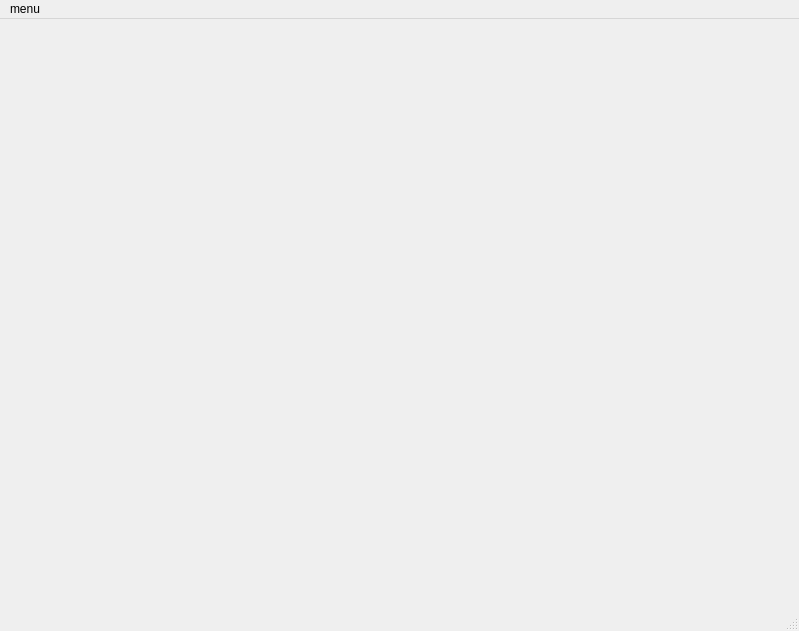
<?xml version="1.0" encoding="UTF-8"?>
<ui version="4.0">
 <class>MainWindow</class>
 <widget class="QMainWindow" name="MainWindow">
  <property name="geometry">
   <rect>
    <x>0</x>
    <y>0</y>
    <width>799</width>
    <height>631</height>
   </rect>
  </property>
  <property name="windowTitle">
   <string>MainWindow</string>
  </property>
  <widget class="QWidget" name="centralwidget">
   <layout class="QVBoxLayout" name="layout_main"/>
  </widget>
  <widget class="QStatusBar" name="statusbar"/>
  <widget class="QMenuBar" name="menuBar">
   <property name="geometry">
    <rect>
     <x>0</x>
     <y>0</y>
     <width>799</width>
     <height>22</height>
    </rect>
   </property>
   <widget class="QMenu" name="menumenu">
    <property name="title">
     <string>menu</string>
    </property>
    <widget class="QMenu" name="menumenu1">
     <property name="title">
      <string>menu1</string>
     </property>
     <addaction name="actionmenu3"/>
     <addaction name="actionmenu4"/>
    </widget>
    <addaction name="menumenu1"/>
    <addaction name="actionmenu2"/>
   </widget>
   <addaction name="menumenu"/>
  </widget>
  <action name="actionmenu2">
   <property name="text">
    <string>menu2</string>
   </property>
  </action>
  <action name="actionmenu3">
   <property name="text">
    <string>menu3</string>
   </property>
  </action>
  <action name="actionmenu4">
   <property name="text">
    <string>menu4</string>
   </property>
  </action>
 </widget>
 <resources/>
 <connections/>
</ui>
